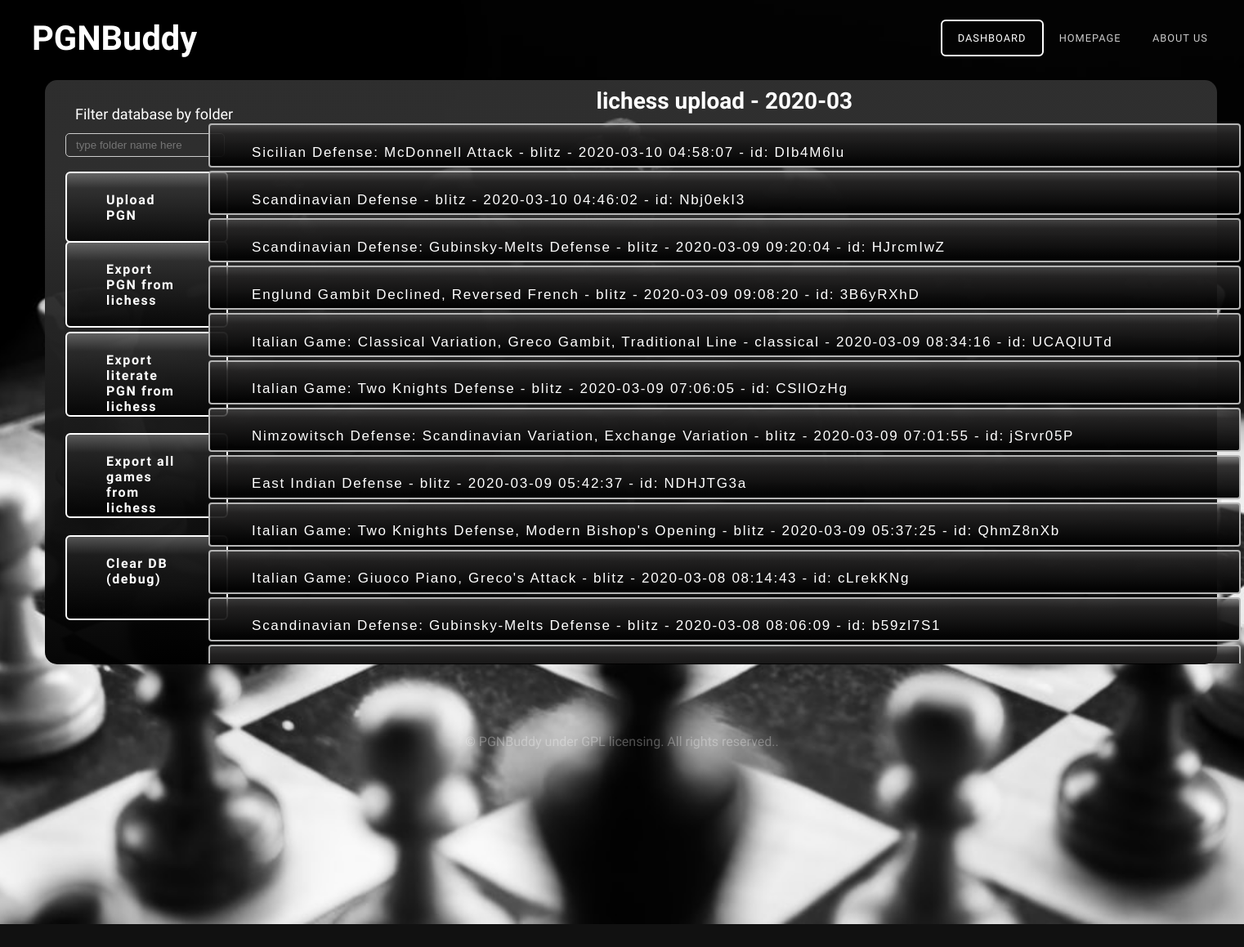
The page /dashboard (signed in) on the database its author committed.
### models.py (models this page shows)
class pgn(db.Model):
    __tablename__ = 'pgn'
    __table_args__ = {'extend_existing': True}
    game = db.Column(db.String(9999))
    fileName = db.Column(db.String(129))
    folder = db.Column(db.String(120))
    userId = db.Column(db.Integer, db.ForeignKey('user.id'))
    frame = db.Column(db.String(200))
    pgnId = db.Column(db.Integer, primary_key=True)

### main.py (the view)
@main.route('/dashboard')
def dashboard():
    try:
        current_user = User.query.filter_by(email=session['email']).first()
    except:
        return render_template('webindex.html')
    games = db.session.query(pgn).filter_by(userId=current_user.id).all()
    gamelist = []
    for game in games:
        gamelist.append(game.game)
    pgnlist = []
    pgns = db.session.query(pgn).filter_by(userId=current_user.id).all()
    for pg in pgns:
        pgnlist.append({
            'name': str(pg.fileName),
            'game': pg.game,
            'folder': pg.folder,
            'frame': pg.frame,
            'pgnId': pg.pgnId
        })
    folderlist = []
    folders = db.session.query(pgn.folder).filter_by(
        userId=current_user.id).all()
    for folder in folders:
        folderlist.append(str(folder))
    folderlist = list(dict.fromkeys(folderlist))
    return render_template(
        'user_dashboard.html',
        games=gamelist,
        folders=folderlist,
        pgnlist=pgnlist
    )

### __init__.py (called while the page is built)
def create_app():
    app = Flask(__name__)
    app.config['SECRET_KEY'] = '9OLWxND4o83j4K4iuopO'
    app.config['SQLALCHEMY_DATABASE_URI'] = 'sqlite:///db.sqlite'
    db.init_app(app)
    config = {
    "DEBUG": True,
    "CACHE_TYPE": "simple",
    "CACHE_DEFAULT_TIMEOUT": 300
    }
    login_manager = LoginManager()
    login_manager.login_view = 'auth.login'
    login_manager.init_app(app)
    from .models import User
    from .models import pgn
    @login_manager.user_loader
    def load_user(user_id):
        return User.query.get(int(user_id))
    from .auth import auth as auth_blueprint
    app.register_blueprint(auth_blueprint)
    from .main import main as main_blueprint
    app.register_blueprint(main_blueprint)
    return app

### templates/user_dashboard.html (shortened to what this page needs)
<!DOCTYPE html PUBLIC "-//W3C//DTD XHTML 1.0 Strict//EN" "http://www.w3.org/TR/xhtml1/DTD/xhtml1-strict.dtd">
<html xmlns="http://www.w3.org/1999/xhtml">
<head>
<link href="static/css/default.css" rel="stylesheet" type="text/css" media="all" />
<link href="static/css/fonts.css" rel="stylesheet" type="text/css" media="all" />
</head>
<body>
<div id="header-wrapper">
	<div id="header" class="container">
		<div id="logo">
			<h1><a href="{{url_for('main.home')}}">PGNBuddy</a></h1>
		</div>
		<div id="menu">
			<ul>
				<li class="active"><a href="{{url_for('main.dashboard')}}" accesskey="2" title="">Dashboard</a></li>
				<li><a href="{{url_for('main.home')}}" accesskey="1" title="">Homepage</a></li>
				<li><a href="#" accesskey="3" title="">About Us</a></li>
			</ul>
		</div>
	</div>
	<div class="titlebox-dash">
		<div id="banner" class="container">
			<div class="title1">
				<form action="{{ url_for('main.uploadpgn') }}" method="POST" enctype="multipart/form-data">
					<div>
						<label class="button" id="uploadpgn">
							<input type="file" accept=".pgn" class="button" id="hiddenform" name="pgnfile" onchange="form.submit()">Upload PGN
						</label>
					</div>
				</form>
			<div>
				<a href="{{ url_for('main.lichessupload') }}" title="Import PGN from lichess" class='button' id='uploadlichess'>
					Export PGN from lichess</a>
				<a href="{{ url_for('main.lichessliterate') }}" title="Import literate PGN from lichess" class='button' id='lichessliterate'>
					Export literate PGN from lichess</a>
				<form action="{{ url_for('main.filterdb') }}" method="POST" enctype="multipart/form-data">
				 <div id="filterbutton">
					 <label id="filterdb">Filter database by folder
						 <input type=text title="View DB" id="filterdbinput" name="folder" placeholder="type folder name here">
					 </label>
				 </div>
				</form>
				<a href="{{ url_for('main.exportall') }}" title="export all games from lichess" class='button' id='exportall'>
					Export all games from lichess</a>
				<a href="{{ url_for('main.nothingyet') }}" title="" class='button' id='tbd'>
					Clear DB (debug)</a>
					<div class="userdatabase2">
							<ul>
								{% for folder in folders %}
								<li class="dblistitem">
								  <h2 style="font-size: 28px; font-weight: 550; padding-top: 7px; padding-bottom: 7px;">{{ folder[2:-3] }}</h2>
									<ol>
									{% for pg in pgnlist %}
										{% if pg['folder'] == folder[2:-3] %}
											<div id="accordion-{{loop.index}}" class="accordionbutton">
												<h2 class="newbutton" style="font-size: 17px; width: 90%;">{{ pg.name }}</h2>
											</div>
										{% endif %}
									{% endfor %}
									</ol>
								</li>
								{% endfor %}
							</ul>
					</div>
			    </div>
		</div>
</div>
</div>
<div id="copyright" class="container">
		<p>&copy; PGNBuddy under GPL licensing. All rights reserved.</a>.</p>
</div>
</body>
</html>

### rows shown on the page
pgn: name "Sicilian Defense: McDonnell Attack - blitz - 2020-03-10 04:58:07 - id: DIb4M6lu"
pgn: name "Scandinavian Defense - blitz - 2020-03-10 04:46:02 - id: Nbj0ekI3"
pgn: name "Scandinavian Defense: Gubinsky-Melts Defense - blitz - 2020-03-09 09:20:04 - id: HJrcmIwZ"
pgn: name "Englund Gambit Declined, Reversed French - blitz - 2020-03-09 09:08:20 - id: 3B6yRXhD"
pgn: name "Italian Game: Classical Variation, Greco Gambit, Traditional Line - classical - 2020-03-09 08:34:16 - id: UCAQlUTd"
pgn: name "Italian Game: Two Knights Defense - blitz - 2020-03-09 07:06:05 - id: CSllOzHg"
pgn: name "Nimzowitsch Defense: Scandinavian Variation, Exchange Variation - blitz - 2020-03-09 07:01:55 - id: jSrvr05P"
pgn: name "East Indian Defense - blitz - 2020-03-09 05:42:37 - id: NDHJTG3a"
pgn: name "Italian Game: Two Knights Defense, Modern Bishop's Opening - blitz - 2020-03-09 05:37:25 - id: QhmZ8nXb"
pgn: name "Italian Game: Giuoco Piano, Greco's Attack - blitz - 2020-03-08 08:14:43 - id: cLrekKNg"
pgn: name "Scandinavian Defense: Gubinsky-Melts Defense - blitz - 2020-03-08 08:06:09 - id: b59zl7S1"

### other values the page prints
{{ folder[2:-3] }} "lichess upload - 2020-03"
